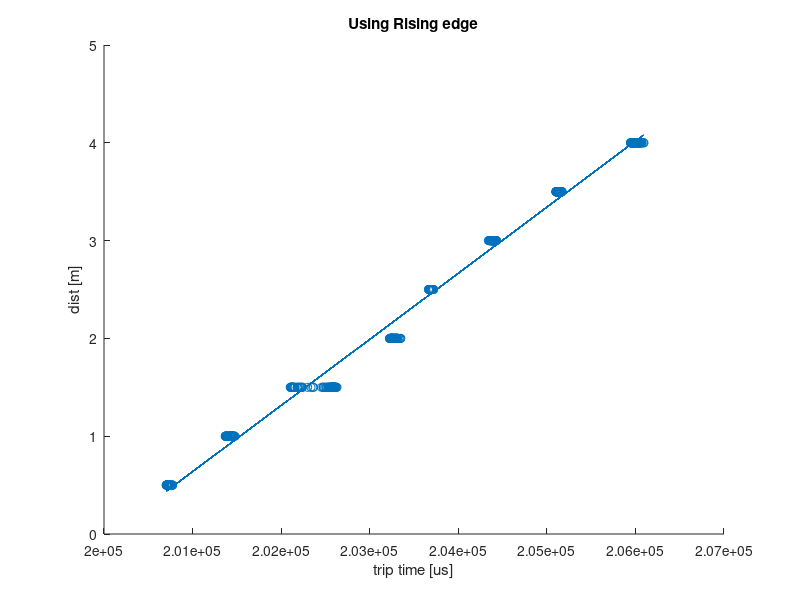

Write the MATLAB code that produced this figure.
peak_times = [
[205374; 205361; 205343; 205294; 205270; 205326; 205336; 205276; 205295; 205314;
205350; 205288; 205312; 205313; 205285; 205323; 205284; 205303; 205287; 205304;
205313; 205275; 205317; 205238; 205270; 205272; 205301; 205283; 205282; 205262;
205247; 205306; 205326; 205299; 205300; 205322; 205301; 205282; 205299; 205272;
205308; 205304; 205264; 205269; 205270; 205286; 205284; 205239; 205327; 205256;
205261; 205262; 205307; 205269; 205260; 205292; 205251; 205282; 205272; 205309;
205308; 205266; 205265; 205253; 205259; 205308; 205269; 205269; 205256; 205245;
205321; 205289; 205291; 205263; 205321; 205287; 205279; 205274; 205272; 205301;
205309; 205238; 205300; 205250; 205286; 205268; 205325; 205307; 205270; 205235;
204996; 205270; 205307; 205238; 205286; 205274; 205295; 205324; 205223; 205280;
]';%2m
[207925; 207949; 207942; 207973; 208014; 207960; 207642; 207948; 207938; 207940;
207913; 207964; 207934; 207949; 207937; 207935; 207978; 207904; 207947; 207961;
207938; 207935; 207950; 207994; 207945; 207962; 207913; 207908; 207908; 207932;
207935; 207941; 207941; 207939; 207966; 207910; 207978; 207959; 207936; 207962;
207990; 208040; 207962; 207988; 207925; 207939; 207954; 207949; 207963; 207932;
207931; 207959; 207934; 207939; 207933; 207969; 207926; 207932; 207952; 207932;
207930; 208017; 207968; 207958; 207974; 207916; 207956; 207951; 207998; 207928;
207982; 207969; 207911; 207929; 207950; 207965; 207956; 207950; 207972; 207924;
207906; 207930; 207943; 207924; 207953; 207958; 207936; 207968; 207947; 207965;
207947; 207937; 207959; 207968; 207972; 207913; 207750; 207946; 207642; 207923;
]'; %4m
[207098; 207116; 207108; 207140; 207142; 207116; 207092; 207106; 207140; 207078;
207132; 207108; 207114; 207092; 207121; 207110; 207120; 207105; 207116; 207150;
207094; 207119; 207087; 207131; 207074; 207120; 207076; 207120; 207106; 207091;
207092; 207113; 207091; 207127; 207088; 207114; 207084; 207142; 207096; 207104;
207081; 207096; 207114; 207089; 207125; 207089; 207089; 207115; 207121; 207080;
207115; 207114; 207072; 207062; 207126; 207111; 207125; 207116; 207108; 207124;
207112; 207109; 207068; 207097; 207115; 207118; 207110; 207111; 207144; 207116;
207122; 207099; 207090; 207096; 207117; 207116; 207118; 207102; 207125; 207119;
207029; 207115; 207118; 207119; 207113; 207106; 207088; 207115; 207111; 207114;
207118; 207090; 207114; 207114; 207080; 207130; 207124; 207112; 207068; 207094;
]'; %3.5m
[206292; 206225; 206255; 206216; 206252; 206268; 206198; 206249; 206244; 206221;
206256; 206214; 206252; 206237; 206241; 206244; 206203; 206307; 206241; 206254;
206269; 206248; 206275; 206256; 206274; 206212; 206243; 206255; 206219; 206262;
206213; 206229; 206270; 206279; 206257; 206180; 206261; 206302; 206290; 206232;
206261; 206233; 206234; 206272; 206272; 206224; 206253; 206234; 206255; 206261;
206231; 206240; 206229; 206193; 206206; 206224; 206207; 206243; 206190; 206260;
206254; 206248; 206260; 206240; 206243; 206254; 206211; 206261; 206190; 206251;
206157; 206264; 206268; 206246; 206223; 206224; 206252; 206245; 206235; 206212;
206271; 206202; 206250; 206235; 206194; 206265; 206208; 206239; 206193; 206204;
206204; 206222; 206240; 206247; 206167; 206236; 206226; 206248; 206244; 206230;
]'; % 3m
[205664; 205684; 205571; 205595; 205675; 205687; 205522; 205568; 205683; 205683;
205683; 205556; 205692; 205659; 205688; 205695; 205548; 205692; 205684; 205683;
205683; 205677; 205689; 205676; 205577; 205578; 205574; 205549; 205671; 205689;
205576; 205600; 205684; 205694; 205582; 205672; 205702; 205639; 205679; 205571;
205619; 205698; 205675; 205687; 205550; 205551; 205685; 205679; 205708; 205562;
205600; 205678; 205679; 205692; 205579; 205570; 205694; 205597; 205630; 205553;
205578; 205690; 205689; 205661; 205526; 205705; 205664; 205574; 205568; 205570;
205680; 205679; 205576; 205582; 205652; 205662; 205676; 205573; 205581; 205656;
205689; 205678; 205680; 205552; 205658; 205693; 205668; 205586; 205520; 205682;
205678; 205580; 205655; 205685; 205693; 205673; 205676; 205660; 205691; 205713;
]'; %2.5m
% [204090; 204443; 204388; 204421; 204402; 204391; 204477; 204391; 204116; 204071;
% 204429; 204097; 204459; 204067; 204102; 204374; 204424; 204408; 204435; 204338;
% 204412; 204450; 204392; 204465; 204336; 204421; 204135; 204224; 204410; 204247;
% 204140; 204312; 204485; 204412; 204387; 204396; 204320; 204429; 204057; 204400;
% 204413; 204426; 204306; 204181; 204379; 204401; 204395; 204094; 204100; 204096;
% 204095; 204415; 204405; 203605; 204433; 204398; 204062; 204398; 204119; 204067;
% 204437; 204117; 204445; 204348; 204031; 204434; 204501; 204181; 204395; 204415;
% 204254; 204405; 204391; 204305; 204098; 203811; 204443; 204405; 204398; 204377;
% 204127; 204413; 204231; 204453; 204255; 204419; 204429; 204363; 204105; 204465;
% 204143; 204419; 204377; 204449; 204425; 204434; 204427; 204289; 204433; 204405;
% ]'; %1.5m bad data
[204114; 204455; 204390; 204067; 204072; 204364; 204237; 204057; 204303; 204351;
204046; 204392; 204337; 204046; 204384; 204057; 204107; 204337; 204396; 204345;
204053; 203700; 204051; 204419; 204076; 204125; 204080; 204106; 204056; 204353;
203603; 204454; 204044; 204107; 204277; 204423; 204368; 204162; 204359; 204379;
204417; 203991; 204378; 204386; 204044; 204287; 204300; 204059; 204255; 204400;
204344; 204091; 204395; 204209; 204369; 204133; 204409; 204081; 204247; 204352;
204345; 204399; 204362; 204105; 204366; 204113; 204043; 204383; 204368; 204177;
204301; 204396; 204056; 204058; 204319; 204393; 204344; 204371; 204262; 204407;
204333; 204339; 204383; 204398; 204397; 204507; 204335; 204385; 204379; 204377;
204096; 204099; 204094; 204369; 204311; 204229; 204097; 204109; 204154; 204080;
]'; %1.5m hopefully better data (wasnt really better)
[203135; 203369; 203371; 203119; 203381; 203291; 203262; 203299; 203281; 203347;
203353; 203347; 203374; 203327; 203291; 203357; 203371; 203291; 203370; 203412;
203341; 203343; 203349; 203341; 203353; 203381; 203369; 203374; 203293; 203383;
203310; 203349; 203355; 203371; 203349; 203370; 203322; 203374; 203377; 203346;
202626; 203086; 203403; 203236; 203133; 203270; 203363; 203117; 203353; 203122;
203389; 203299; 203380; 203355; 203380; 203383; 203371; 203295; 203356; 203345;
202633; 203271; 203384; 203251; 203303; 203287; 203359; 203348; 203345; 203379;
203367; 203357; 203273; 203404; 203355; 203320; 203349; 203358; 203294; 203387;
203381; 203425; 203353; 203383; 203381; 203369; 203345; 203377; 203339; 203379;
203349; 203373; 203321; 203241; 203261; 203358; 203349; 203351; 203387; 203353;
]'; % 1m
[202149; 202527; 202445; 202491; 202415; 202572; 202640; 201979; 201509; 202581;
202517; 202630; 202022; 202635; 202329; 201673; 202021; 202631; 201469; 201853;
202668; 202043; 202585; 202684; 202675; 201975; 202581; 202283; 202703; 202321;
202001; 202641; 202631; 202004; 202543; 202651; 202021; 201839; 202567; 202617;
202682; 202631; 202605; 201998; 201883; 202665; 202629; 202659; 202501; 201922;
202119; 202668; 202633; 202271; 202295; 202151; 202639; 202017; 202662; 202633;
202017; 202011; 202658; 201913; 202655; 202631; 201627; 202353; 202640; 202689;
202635; 202019; 201855; 201808; 202562; 202000; 202691; 202043; 202709; 202653;
202627; 202638; 202679; 202459; 202606; 202353; 202645; 202654; 202638; 202688;
202638; 202701; 202467; 202590; 202633; 202609; 202005; 202335; 201481; 201921;
]'; %0.5m
];

rising_edge_times = [
[203350; 203250; 203267; 203276; 203247; 203265; 203232; 203245; 203293; 203247;
203274; 203258; 203241; 203251; 203281; 203301; 203297; 203250; 203301; 203306;
203290; 203306; 203313; 203292; 203309; 203305; 203305; 203272; 203296; 203286;
203330; 203253; 203248; 203266; 203243; 203302; 203260; 203237; 203226; 203243;
203250; 203247; 203255; 203245; 203267; 203250; 203276; 203279; 203301; 203289;
203281; 203276; 203302; 203296; 203341; 203297; 203265; 203226; 203263; 203298;
203251; 203244; 203314; 203284; 203244; 203247; 203248; 203250; 203252; 203251;
203255; 203261; 203299; 203307; 203238; 203308; 203293; 203246; 203311; 203347;
203287; 203240; 203261; 203296; 203246; 203250; 203250; 203244; 203271; 203234;
203238; 203257; 203224; 203240; 203272; 203248; 203247; 203251; 203307; 203297;
]'; % 2m
[205997; 205993; 205998; 206017; 205963; 206000; 206022; 205987; 206026; 206045;
206024; 206027; 206071; 206067; 206010; 206044; 206023; 206008; 205986; 205990;
206008; 205967; 206016; 206047; 205970; 206024; 206096; 206054; 205992; 205994;
205974; 206010; 205994; 206075; 206001; 205996; 206038; 206006; 205989; 206013;
205966; 205971; 205988; 205998; 205983; 205992; 206019; 205995; 206006; 206091;
205970; 206029; 206067; 206046; 206016; 205964; 205945; 205995; 205950; 205944;
206055; 206009; 205968; 205990; 206016; 206000; 205986; 205981; 206011; 205990;
206006; 205968; 206024; 205967; 205993; 206024; 205997; 206056; 205966; 205987;
206005; 206014; 205954; 205952; 205963; 205997; 205981; 205997; 205992; 205992;
206003; 206041; 206012; 205973; 206016; 206002; 205958; 205978; 205960; 206002;
]'; % 4m
[205148; 205128; 205121; 205119; 205128; 205127; 205124; 205142; 205112; 205126;
205160; 205129; 205107; 205118; 205120; 205146; 205144; 205115; 205121; 205125;
205110; 205123; 205114; 205109; 205129; 205114; 205121; 205113; 205118; 205172;
205106; 205130; 205111; 205120; 205137; 205107; 205105; 205117; 205118; 205119;
205103; 205134; 205112; 205123; 205117; 205113; 205124; 205168; 205120; 205116;
205124; 205122; 205117; 205110; 205125; 205120; 205141; 205128; 205118; 205134;
205111; 205171; 205118; 205112; 205122; 205118; 205128; 205108; 205118; 205109;
205110; 205120; 205123; 205115; 205112; 205159; 205120; 205123; 205108; 205117;
205113; 205122; 205104; 205122; 205120; 205114; 205104; 205126; 205130; 205102;
205119; 205122; 205119; 205118; 205120; 205119; 205115; 205114; 205119; 205159;
]'; % 3.5m
[204410; 204418; 204406; 204386; 204392; 204401; 204374; 204398; 204385; 204426;
204400; 204375; 204433; 204394; 204404; 204382; 204395; 204422; 204377; 204378;
204374; 204408; 204392; 204354; 204368; 204380; 204364; 204388; 204405; 204427;
204394; 204409; 204381; 204402; 204400; 204392; 204408; 204418; 204385; 204399;
204400; 204357; 204388; 204420; 204403; 204390; 204399; 204406; 204402; 204403;
204396; 204405; 204386; 204349; 204353; 204340; 204379; 204404; 204376; 204392;
204408; 204411; 204374; 204408; 204371; 204400; 204396; 204370; 204408; 204428;
204372; 204405; 204408; 204370; 204376; 204400; 204402; 204373; 204392; 204394;
204399; 204400; 204401; 204393; 204386; 204371; 204397; 204390; 204357; 204385;
204363; 204408; 204348; 204360; 204392; 204396; 204409; 204407; 204366; 204400;
]'; % 3m
[203696; 203695; 203687; 203689; 203684; 203685; 203693; 203685; 203692; 203687;
203685; 203714; 203686; 203723; 203691; 203678; 203690; 203684; 203695; 203684;
203686; 203692; 203684; 203678; 203690; 203681; 203677; 203690; 203683; 203688;
203681; 203674; 203696; 203682; 203696; 203673; 203690; 203702; 203678; 203694;
203680; 203698; 203684; 203680; 203694; 203683; 203694; 203695; 203687; 203686;
203687; 203688; 203680; 203688; 203712; 203664; 203696; 203686; 203691; 203708;
203709; 203693; 203690; 203684; 203685; 203681; 203676; 203689; 203689; 203685;
203681; 203682; 203688; 203684; 203689; 203687; 203686; 203687; 203685; 203686;
203691; 203688; 203691; 203685; 203692; 203684; 203690; 203696; 203680; 203688;
203691; 203690; 203691; 203682; 203712; 203664; 203694; 203685; 203692; 203688;
]'; % 2.5m
% [202569; 202605; 202413; 202573; 202595; 202596; 202184; 202601; 202584; 202551;
% 202584; 202537; 202561; 202378; 202568; 202537; 202395; 202586; 202565; 202480;
% 202605; 202659; 202558; 202613; 202592; 202569; 202567; 202465; 202566; 202397;
% 202128; 202594; 202586; 202572; 202341; 202511; 202583; 202485; 202612; 202593;
% 202561; 202506; 202559; 202515; 202597; 202583; 202589; 202561; 202559; 202588;
% 202565; 202145; 202539; 202393; 202601; 202570; 202187; 202511; 202539; 202581;
% 202595; 202527; 202569; 202579; 202550; 202505; 202557; 202377; 202578; 202267;
% 202463; 202487; 202143; 202564; 202461; 202383; 202600; 202584; 202581; 202563;
% 202369; 202547; 202235; 202576; 202594; 202569; 202386; 202590; 202579; 202575;
% 202479; 202475; 202149; 202383; 202213; 202571; 202389; 202593; 202616; 202131;
% ]';  % 1.5m bad data
[202547; 202579; 202597; 202621; 202596; 202594; 202541; 202587; 202299; 202630;
202565; 202551; 202566; 202589; 202600; 202578; 202589; 202593; 202615; 202617;
202507; 202219; 202603; 202595; 202563; 202116; 202235; 202234; 202475; 202477;
202528; 202179; 202125; 202589; 202585; 202563; 202121; 202476; 202144; 202543;
202584; 202582; 202564; 202103; 202337; 202605; 202193; 202579; 202593; 202357;
202185; 202125; 202129; 202608; 202215; 202125; 202601; 202507; 202116; 202598;
202587; 202219; 202575; 202132; 202597; 202563; 202611; 202574; 202604; 202592;
202589; 202575; 202111; 202366; 202517; 202536; 202109; 202241; 202583; 202615;
202562; 202109; 202594; 202589; 202578; 202571; 202457; 202552; 202156; 202141;
202155; 202492; 202147; 202610; 202533; 202560; 202123; 202587; 202565; 202193;
]'; % 1.5 hopefully better data (wasnt really that better)
[201430; 201433; 201441; 201435; 201430; 201437; 201439; 201424; 201441; 201435;
201432; 201440; 201375; 201435; 201435; 201430; 201438; 201437; 201437; 201387;
201467; 201393; 201480; 201372; 201432; 201431; 201435; 201431; 201443; 201401;
201455; 201430; 201406; 201429; 201417; 201437; 201433; 201437; 201435; 201431;
201427; 201439; 201433; 201383; 201429; 201435; 201433; 201433; 201446; 201396;
201461; 201389; 201423; 201430; 201433; 201437; 201429; 201435; 201431; 201435;
201435; 201381; 201421; 201437; 201435; 201438; 201433; 201434; 201432; 201437;
201427; 201439; 201429; 201453; 201386; 201445; 201372; 201457; 201427; 201443;
201430; 201439; 201431; 201444; 201369; 201437; 201435; 201430; 201437; 201463;
201379; 201471; 201393; 201467; 201377; 201429; 201437; 201433; 201444; 201417;
]'; % 1m
[200727; 200707; 200723; 200723; 200775; 200709; 200719; 200729; 200745; 200744;
200725; 200719; 200746; 200743; 200721; 200723; 200745; 200741; 200719; 200732;
200769; 200715; 200719; 200723; 200770; 200725; 200725; 200739; 200721; 200752;
200717; 200758; 200713; 200723; 200718; 200739; 200741; 200715; 200711; 200714;
200732; 200717; 200721; 200716; 200761; 200722; 200721; 200738; 200743; 200725;
200715; 200717; 200727; 200761; 200729; 200715; 200725; 200731; 200709; 200718;
200708; 200730; 200726; 200717; 200715; 200720; 200712; 200721; 200711; 200722;
200726; 200705; 200721; 200731; 200744; 200725; 200742; 200718; 200719; 200719;
200745; 200747; 200717; 200721; 200737; 200701; 200718; 200723; 200721; 200717;
200731; 200714; 200719; 200719; 200723; 200715; 200771; 200720; 200727; 200716;
]'; % 0.5m
];

dists = [2; 4; 3.5; 3; 2.5; 1.5; 1; 0.5];

y = repmat(dists, 1, length(rising_edge_times));
y = y(:);
x = rising_edge_times(:);

p = polyfit(x, y, 1)

sprintf("Dist = %.20f * time_in_us + %.20f", p(1), p(2))
sprintf("speed of sound in water = %0.20f m/s", p(1)*2*1000000)
sprintf("calculated time delay = %0.20f us", abs(p(2))/p(1))

figure
scatter(x, y); hold on;
plot(x, polyval(p, x));
title("Using Rising edge")
ylabel("dist [m]")
xlabel("trip time [us]")